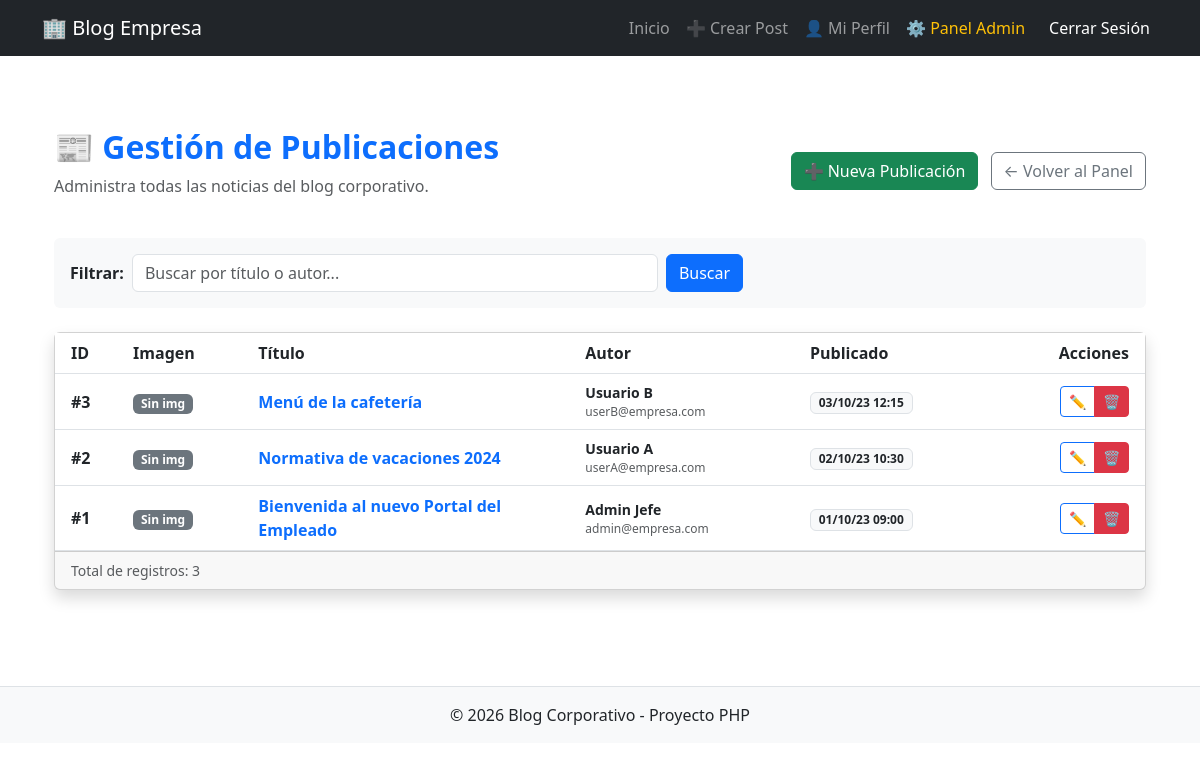
/admin/posts.php (signed in), run on an earlier commit of the app's database.
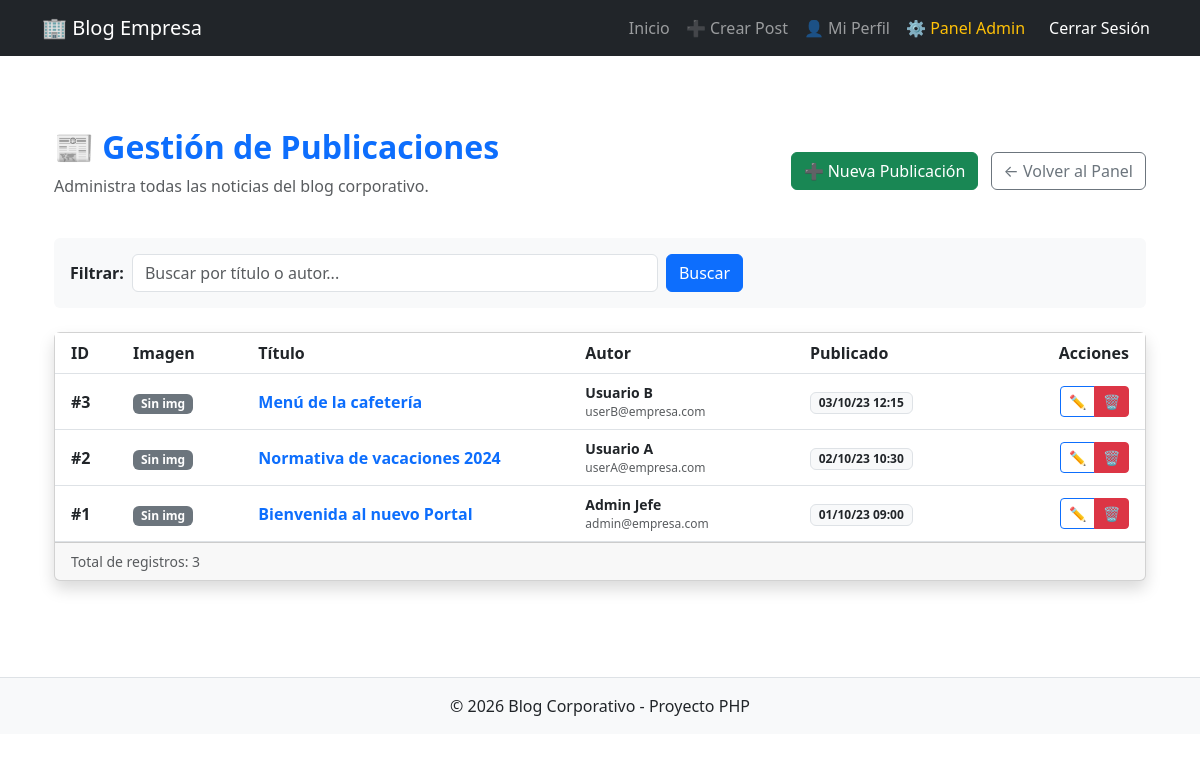
And on a later commit of the database.
### tables this page shows
CREATE TABLE posts (
    id INT AUTO_INCREMENT PRIMARY KEY,
    titulo VARCHAR(200) NOT NULL,
    contenido TEXT NOT NULL,
    imagen VARCHAR(255) DEFAULT 'default.png',  
    fecha_publicacion DATETIME DEFAULT CURRENT_TIMESTAMP,
    autor_id INT,
    FOREIGN KEY (autor_id) REFERENCES usuarios(id) ON DELETE CASCADE
);

CREATE TABLE usuarios (
    id INT AUTO_INCREMENT PRIMARY KEY,
    nombre VARCHAR(100) NOT NULL,
    email VARCHAR(100) NOT NULL UNIQUE,
    password VARCHAR(255) NOT NULL,
    rol ENUM('admin', 'empleado') DEFAULT 'empleado',
    cargo VARCHAR(100) DEFAULT 'Nuevo empleado',
    avatar VARCHAR(255) DEFAULT 'default.png',  
    fecha_registro DATETIME DEFAULT CURRENT_TIMESTAMP
);

### admin/posts.php (the view, shortened to what the changed rows need)
<?php
require_once '../includes/conexion.php';
$where_clause = "";
$sql = "SELECT posts.*, usuarios.nombre AS autor_nombre, usuarios.email AS autor_email
        FROM posts
        LEFT JOIN usuarios ON posts.autor_id = usuarios.id
        $where_clause
        ORDER BY posts.fecha_publicacion DESC";
$posts = mysqli_query($conn, $sql);
?>
<?php include '../includes/header.php'; ?>
<div class="container py-5">
    <div class="d-flex justify-content-between align-items-center mb-4">
        <div>
            <h2 class="text-primary fw-bold">📰 Gestión de Publicaciones</h2>
        </div>
    </div>
    <div class="card shadow">
        <div class="card-body p-0">
            <div class="table-responsive">
                <table class="table table-hover align-middle mb-0">
                    <thead class="bg-dark text-white">
                        <tr>
                            <th class="ps-3">ID</th>
                            <th>Imagen</th>
                            <th style="width: 30%;">Título</th>
                            <th>Autor</th>
                            <th>Publicado</th>
                            <th class="text-end pe-3">Acciones</th>
                        </tr>
                    </thead>
                    <tbody>
                        <?php
                        if (mysqli_num_rows($posts) > 0):
                            while ($post = mysqli_fetch_assoc($posts)):
                        ?>
                            <tr>
                                <td class="ps-3 fw-bold">#<?php echo $post['id']; ?></td>
                                <td>
                                    <?php if (!empty($post['imagen']) && file_exists('../assets/img/posts/' . $post['imagen'])): ?>
                                        <img src="../assets/img/posts/<?php echo $post['imagen']; ?>"
                                             class="rounded shadow-sm" style="width: 50px; height: 35px; object-fit: cover;">
                                    <?php else: ?>
                                        <span class="badge bg-secondary">Sin img</span>
                                    <?php endif; ?>
                                </td>
                                <td>
                                    <a href="../post.php?id=<?php echo $post['id']; ?>" target="_blank" class="fw-bold text-decoration-none">
                                        <?php echo htmlspecialchars(substr($post['titulo'], 0, 50)) . (strlen($post['titulo']) > 50 ? '...' : ''); ?>
                                    </a>
                                </td>
                                <td>
                                    <div class="small fw-bold"><?php echo htmlspecialchars($post['autor_nombre']); ?></div>
                                    <div class="small text-muted" style="font-size: 0.75rem;"><?php echo htmlspecialchars($post['autor_email']); ?></div>
                                </td>
                                <td>
                                    <span class="badge bg-light text-dark border">
                                        <?php echo date("d/m/y H:i", strtotime($post['fecha_publicacion'])); ?>
                                    </span>
                                </td>
                                <td class="text-end pe-3">
                                    <div class="btn-group" role="group">
                                        <a href="../editar_post.php?id=<?php echo $post['id']; ?>" class="btn btn-sm btn-outline-primary" title="Editar">
                                            ✏️
                                        </a>
                                        <a href="../borrar_post.php?id=<?php echo $post['id']; ?>&from=admin"
                                           class="btn btn-sm btn-danger"
                                           title="Eliminar permanentemente"
                                           onclick="return confirm('⚠️ ¿Estás seguro de borrar este post?\n\nTítulo: <?php echo htmlspecialchars($post['titulo']); ?>');">
                                            🗑️
                                        </a>
                                    </div>
                                </td>
                            </tr>
                        <?php
                            endwhile;
                        endif; ?>
                    </tbody>
                </table>
            </div>
        </div>
    </div>
</div>
<?php include '../includes/footer.php'; ?>

What changed in the data, as far as the page shows it:
changed posts "Admin Jefe": titulo "Bienvenida al nuevo Portal del Empleado" → "Bienvenida al nuevo Portal"
